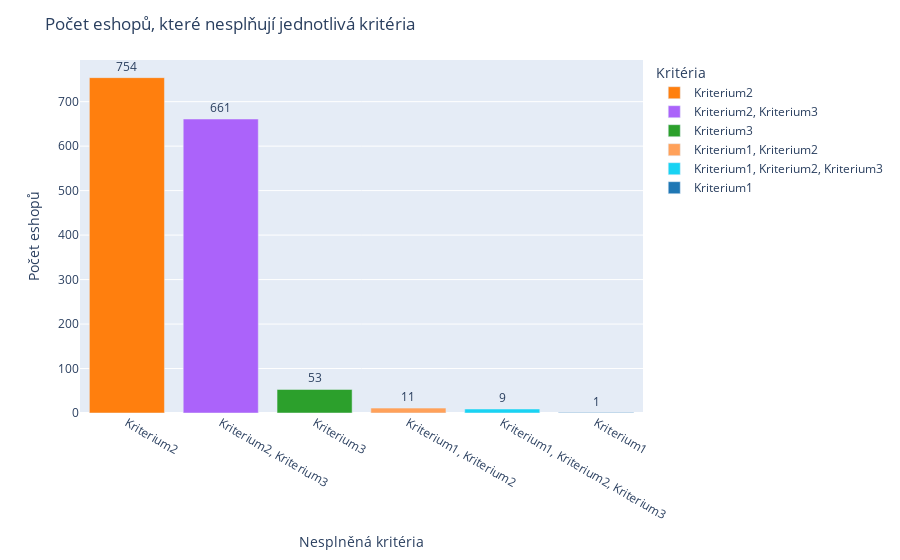

The notebook cell saved with this chart:
### Code cell
#vyplotovanie celkobeho poctu kategorie nesplenych kriterii
import plotly.express as px

criteria_counts = finalni_dataframe['Nesplnujuci kriterium'].value_counts()

colors = {'Kriterium1': '#1f77b4',  
          'Kriterium2': '#ff7f0e',  
          'Kriterium3': '#2ca02c'}  


fig = px.bar(x=criteria_counts.index, y=criteria_counts.values, color=criteria_counts.index, color_discrete_map=colors,
             text=criteria_counts.values)

fig.update_layout(title='Počet eshopů, které nesplňují jednotlivá kritéria',
                  xaxis_title='Nesplněná kritéria',
                  yaxis_title='Počet eshopů',
                  legend_title='Kritéria',
                  showlegend=True)

fig.update_traces(textposition='outside')


fig.show()

### Figure 1 — Plotly figure (JSON) as saved in the notebook; plotly's stock layout.template omitted (floating-point values rounded to 4 significant figures)
{"data": [{"alignmentgroup": "True", "hovertemplate": "color=Kriterium2<br>x=%{x}<br>y=%{y}<br>text=%{text}<extra></extra>", "legendgroup": "Kriterium2", "marker": {"color": "#ff7f0e", "pattern": {"shape": ""}}, "name": "Kriterium2", "offsetgroup": "Kriterium2", "orientation": "v", "showlegend": true, "text": [754], "textposition": "outside", "type": "bar", "x": ["Kriterium2"], "xaxis": "x", "y": [754], "yaxis": "y"}, {"alignmentgroup": "True", "hovertemplate": "color=Kriterium2, Kriterium3<br>x=%{x}<br>y=%{y}<br>text=%{text}<extra></extra>", "legendgroup": "Kriterium2, Kriterium3", "marker": {"color": "#ab63fa", "pattern": {"shape": ""}}, "name": "Kriterium2, Kriterium3", "offsetgroup": "Kriterium2, Kriterium3", "orientation": "v", "showlegend": true, "text": [661], "textposition": "outside", "type": "bar", "x": ["Kriterium2, Kriterium3"], "xaxis": "x", "y": [661], "yaxis": "y"}, {"alignmentgroup": "True", "hovertemplate": "color=Kriterium3<br>x=%{x}<br>y=%{y}<br>text=%{text}<extra></extra>", "legendgroup": "Kriterium3", "marker": {"color": "#2ca02c", "pattern": {"shape": ""}}, "name": "Kriterium3", "offsetgroup": "Kriterium3", "orientation": "v", "showlegend": true, "text": [53], "textposition": "outside", "type": "bar", "x": ["Kriterium3"], "xaxis": "x", "y": [53], "yaxis": "y"}, {"alignmentgroup": "True", "hovertemplate": "color=Kriterium1, Kriterium2<br>x=%{x}<br>y=%{y}<br>text=%{text}<extra></extra>", "legendgroup": "Kriterium1, Kriterium2", "marker": {"color": "#FFA15A", "pattern": {"shape": ""}}, "name": "Kriterium1, Kriterium2", "offsetgroup": "Kriterium1, Kriterium2", "orientation": "v", "showlegend": true, "text": [11], "textposition": "outside", "type": "bar", "x": ["Kriterium1, Kriterium2"], "xaxis": "x", "y": [11], "yaxis": "y"}, {"alignmentgroup": "True", "hovertemplate": "color=Kriterium1, Kriterium2, Kriterium3<br>x=%{x}<br>y=%{y}<br>text=%{text}<extra></extra>", "legendgroup": "Kriterium1, Kriterium2, Kriterium3", "marker": {"color": "#19d3f3", "pattern": {"shape": ""}}, "name": "Kriterium1, Kriterium2, Kriterium3", "offsetgroup": "Kriterium1, Kriterium2, Kriterium3", "orientation": "v", "showlegend": true, "text": [9], "textposition": "outside", "type": "bar", "x": ["Kriterium1, Kriterium2, Kriterium3"], "xaxis": "x", "y": [9], "yaxis": "y"}, {"alignmentgroup": "True", "hovertemplate": "color=Kriterium1<br>x=%{x}<br>y=%{y}<br>text=%{text}<extra></extra>", "legendgroup": "Kriterium1", "marker": {"color": "#1f77b4", "pattern": {"shape": ""}}, "name": "Kriterium1", "offsetgroup": "Kriterium1", "orientation": "v", "showlegend": true, "text": [1], "textposition": "outside", "type": "bar", "x": ["Kriterium1"], "xaxis": "x", "y": [1], "yaxis": "y"}], "layout": {"barmode": "relative", "legend": {"title": {"text": "Kritéria"}, "tracegroupgap": 0}, "margin": {"t": 60}, "showlegend": true, "title": {"text": "Počet eshopů, které nesplňují jednotlivá kritéria"}, "xaxis": {"anchor": "y", "domain": [0, 1], "title": {"text": "Nesplněná kritéria"}}, "yaxis": {"anchor": "x", "domain": [0, 1], "title": {"text": "Počet eshopů"}}}}
